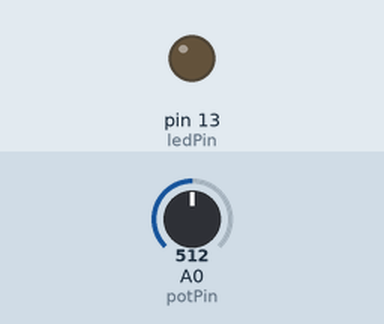
This sketch was run on a simulated Arduino Uno, built with avr-gcc and run on an emulated ATmega328P. Shown: output pins drawn as LEDs (lit = HIGH). Inputs (shaded band) come from the test bench; at power-on: A0 (potPin) = 512. What the sketch prints to the serial monitor is not drawn.

Above: at 1.2 s.
1.3 s: A0 (potPin) set to 523
At 1.8 s:
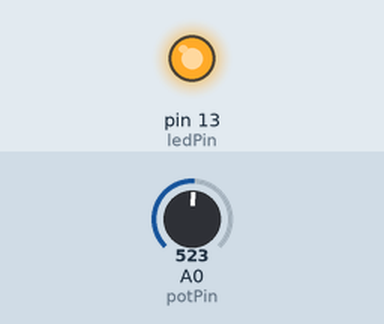
2.8 s: A0 (potPin) set to 511
At 4.0 s:
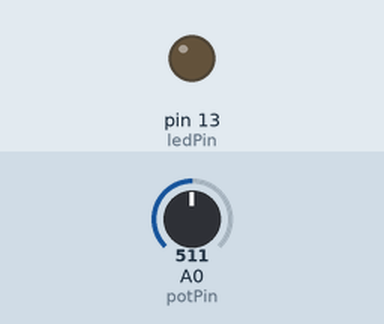
4.3 s: A0 (potPin) set to 716
At 5.3 s:
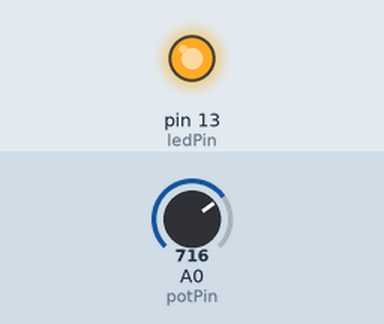
Timing chart, 0 to 7.3 s (numbered marks = the images above; inputs shaded):
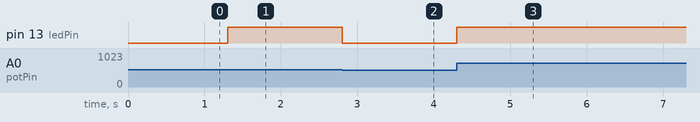

The sketch:

LCD_crystal_display_PWM_v2.ino
```cpp
//LAB 15

/***********************************************************
File name: lab15.ino
Description: Read analog values from potentiometer. Writes an analog value (PWM wave) to a pin- light a LED at varying brightnesses.
***********************************************************/

int potPin = A0; // select the input pin for the potentiometer
int ledPin = 13;   // select the pin for the LED
int potVal = 0;    // variable to store the value coming from the sensor


void setup() {
  pinMode(ledPin, OUTPUT);  // declare the ledPin as an OUTPUT
  Serial.begin(9600);       // for debugging via the Serial Monitor
}

// define you own map function


void loop() {
  // read the value from the pot
  int sensorReading = analogRead(potPin);

  // scale value to use it with the LED - use your map function
  int blink = map(sensorReading, 0, 1023, 0, 255);
  // scale PWM
  int PWM = map(sensorReading, 0, 1023, 0, 100);
  // set brightness - use analogWrite
  analogWrite(ledPin, blink);
 // test

 // print values
 //Serial.println(blink);
 Serial.println(PWM);
}
```

Measured:
- the behaviour switches between 513 and 514 on A0 (potPin) (found by bisection; images 0 and 1)
- after the input at 1.3 s, pin 13 (ledPin): LOW → HIGH at once
- after the input at 2.8 s, pin 13 (ledPin): HIGH → LOW at once
- after the input at 4.3 s, pin 13 (ledPin): LOW → HIGH at once
